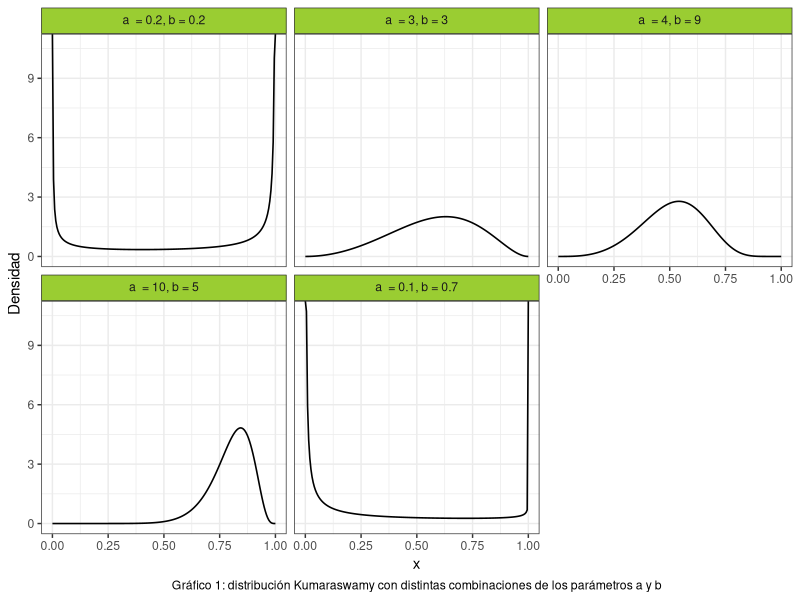
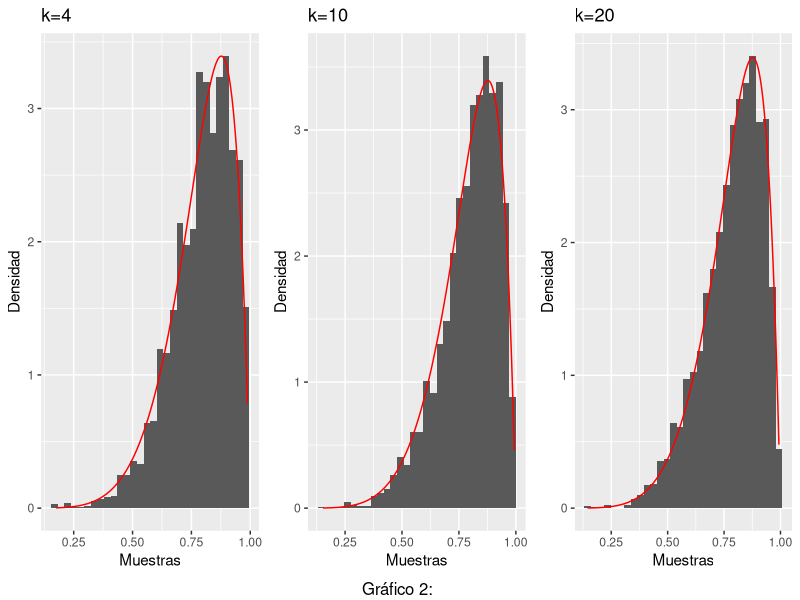
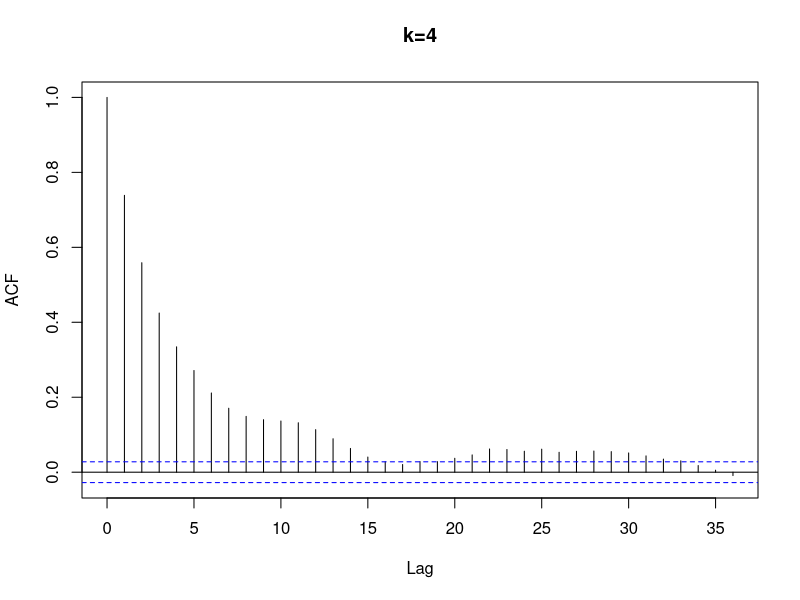
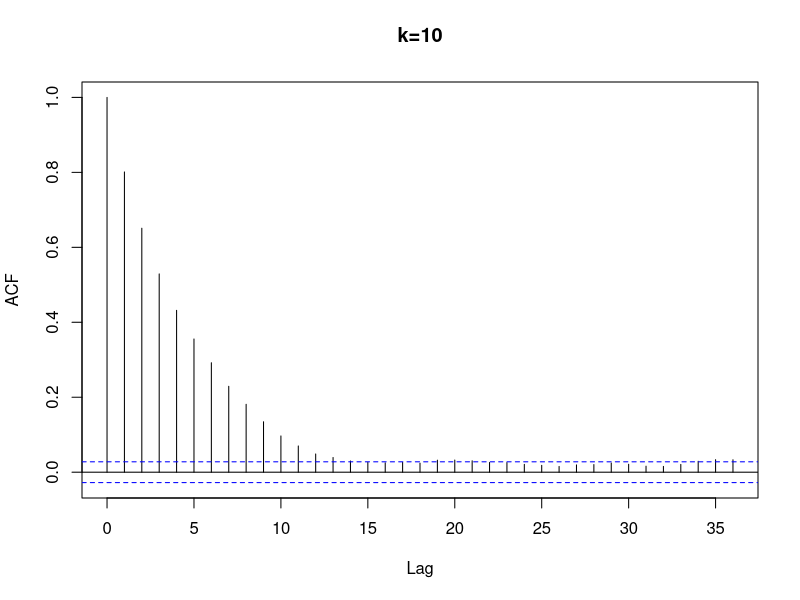
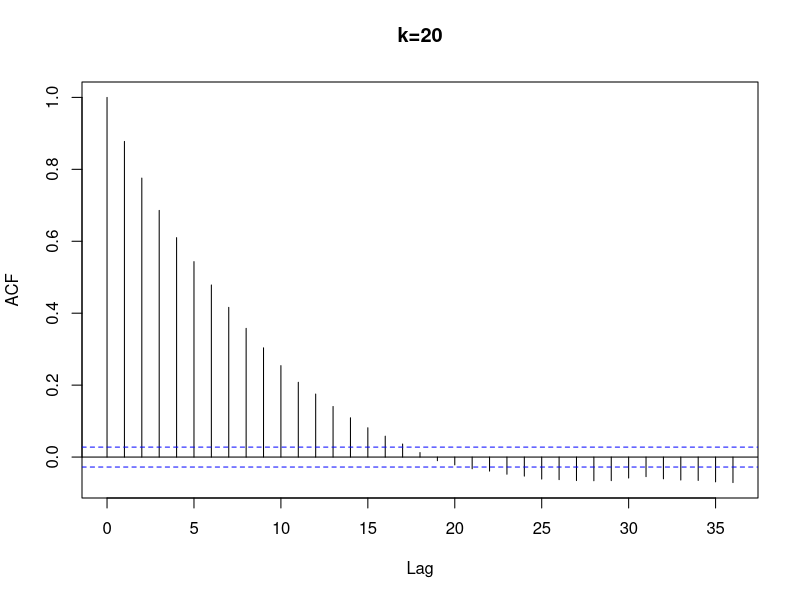
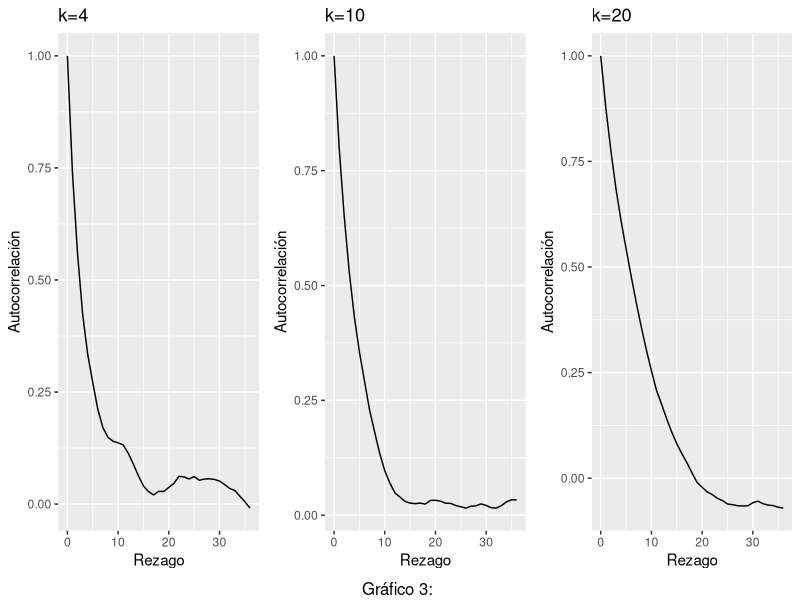
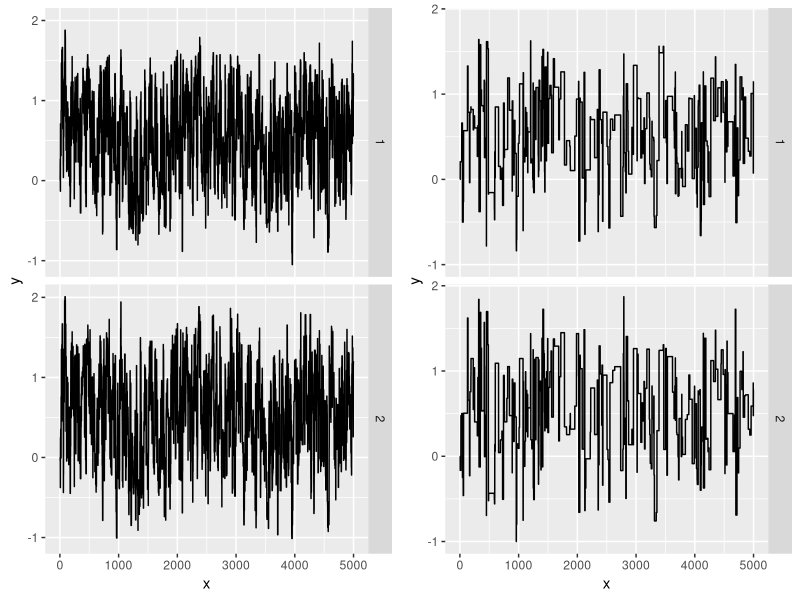
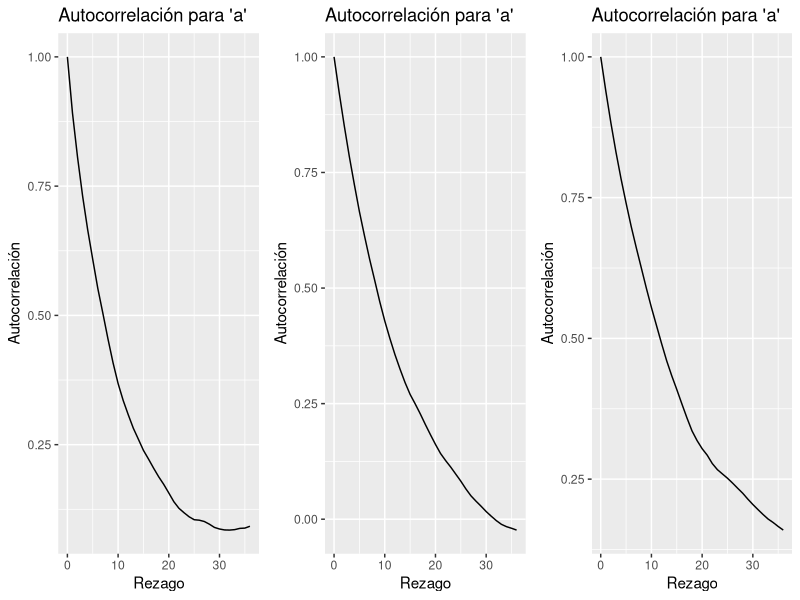

The R script that drew these images, in order:
## ---- chunk 1
#Librerias
library(ggplot2)
library(dplyr)
library(gridExtra)
library(kableExtra)
library(stats)
library(mvtnorm)
set.seed(394)
## ---- chunk 2

cant_saltos <- 0


sample_mh <- function(d_objetivo, r_propuesta, d_propuesta, p_inicial, n) {
  muestras <- matrix(nrow = n, ncol = length(p_inicial))
  muestras[1, ] <- p_inicial
  
  for(i in 2:n) {
    p_actual <- muestras[i-1,]
    p_nuevo <- r_propuesta(p_actual)
    
    f_nuevo <- d_objetivo(p_nuevo)
    f_actual <- d_objetivo(p_actual)
    
    q_actual <- d_propuesta(p_actual, mean = p_nuevo)
    q_nuevo <- d_propuesta(p_nuevo, mean = p_actual)
    
    alpha <- min(1, (f_nuevo/f_actual)*(q_actual/q_nuevo))
    aceptar <- rbinom(1, 1, alpha)
    
    if(aceptar) { 
      muestras[i,] <- p_nuevo
      cant_saltos <- cant_saltos + 1
      
    } else {
      muestras[i,] <- p_actual
    }
  }
  
  if (ncol(muestras) == 1) {
    muestras <- as.vector(muestras)
  } 
  return(list(muestras=muestras,cant_saltos=cant_saltos))
}

## ---- chunk 3
#Punto 2
# Crear grilla para los valores de "x"
grid_n <- 200
x_grid <- seq(0, 1, length.out = grid_n)

kumaraswamy <- function(x, a, b){
  a*b*(x^(a-1))*((1-(x^a))^(b-1))
}

a <- c(0.2, 3, 4, 10, 0.1)
b <- c(0.2, 3, 9, 5, 0.7)


#Creamos un data frame para graficar la distribución de Kumaraswamy:

data1 <- data.frame(
  Funcion = as.factor(rep(1:5, each = grid_n)),
  Densidad = numeric(5 * grid_n),
  Grilla = rep(x_grid, times = 5)
) 

#Completamos el data frame con las densidades:
for(i in 1:5) {
    indices <- seq(from = 1 + (i - 1) * 200, to = 200 + (i - 1) * 200)
    data1$Densidad[indices] <- kumaraswamy(x_grid, a[i], b[i])
}

# Asigno etiquetas para cada función de kumaraswamy
levels(data1$Funcion) <- c(
  expression(a ~ " = 0.2," ~ b ~ "= 0.2"),
  expression(a ~ " = 3," ~ b ~ "= 3"),
  expression(a ~ " = 4," ~ b ~ "= 9"),
  expression(a ~ " = 10," ~ b ~ "= 5"),
  expression(a ~ " = 0.1," ~ b ~ "= 0.7")
)

ggplot(data = data1, aes(x = Grilla, y = Densidad)) +
  geom_line(size = 0.55) +
  facet_wrap(~Funcion, labeller = label_parsed) +
  theme_bw() +
  labs(x = "x",
       caption = "Gráfico 1: distribución Kumaraswamy con distintas combinaciones de los parámetros a y b") + 
  theme(
    strip.background = element_rect(fill = "olivedrab3"),
    plot.caption = element_text(hjust = 0.5)
  )

## ---- chunk 4
#Punto 3
concentracion3 <- c(4,10,20)
tabla3 <- data.frame ( 
  concentracion = rep(concentracion3, each = 5000),
  muestra = numeric(15000)
  )
tasa3 <- numeric(3)

for (i in 1:3) {
#Funciones a usar
d_objetivo3 <- function(x) kumaraswamy(x, 6, 2)
d_propuesta3 <- function(x, mean) dbeta(x, shape1 = mean * concentracion3[i], shape2 = (1-mean) * concentracion3[i])
r_propuesta3 <- function(x) rbeta(1, shape1 = x * concentracion3[i], shape2 = (1-x) * concentracion3[i])
#Donde x hace referencia a mu
n3 <- 5000
p_inicial3 <- rbeta(1,shape1=2,shape2=2)
funcion3 <- sample_mh(d_objetivo3, r_propuesta3, d_propuesta3, p_inicial3, n3)
indices <- seq(from = 1 + (i - 1) * 5000, to = 5000 + (i - 1) * 5000)
tabla3$muestra[indices] <- funcion3$muestras

tasa3[i] <- funcion3$cant_saltos/n3
} 

#Tasa de aceptacion
tabla3_2 <- data.frame(
  Concentracion = c("4","10","20"),
  Tasa_de_aceptacion = tasa3
) %>%
  kable() %>%
  kable_styling(bootstrap_options = c("striped","hover","condensed")) %>%
  add_footnote("Pie tabla")

#Gata peluda junta
# Agrego una columna con el orden de las muestras
tabla3$orden <- rep(1:5000, times = 3)
tabla3$concentracion <- as.factor(tabla3$concentracion) 


# Gráfico con múltiples líneas
grafico3_1 <- ggplot(data = tabla3, aes(x = orden, y = muestra, group = concentracion, color = concentracion)) +
  geom_line() +
  theme_bw() +
  labs(x = "x", y = "y", color = "Group", caption = "Título grafico") +
  theme(legend.position = "top")  
  
#Trace plots
plot_trace <- function(x){
  data.frame(x = seq_along(x), y = x) %>% 
    ggplot() +
    geom_line(aes(x = x, y = y))
}

grafico3_2 <- plot_trace(tabla3$muestra[1:5000]) + labs (caption = "Titulo grafico")
grafico3_3 <- plot_trace(tabla3$muestra[5001:10000]) + labs (caption = "Titulo grafico")
grafico3_4 <- plot_trace(tabla3$muestra[10001:15000]) + labs (caption = "Titulo grafico")

#Histogramas
plot_hist <- function(x, d_objetivo3) {
  x_seq <- seq(min(x), max(x), length.out = n3)
  df_hist <- data.frame(x = x)
  df_line <- data.frame(x = x_seq, y = d_objetivo3(x_seq))
  
  ggplot(df_hist)+
    geom_histogram(aes(x = x, y =after_stat(density))) +
    geom_line(aes(x = x, y = y), data = df_line, color = "red")
}
grafico3_5 <- plot_hist(tabla3$muestra[1:5000],d_objetivo3) +
  labs (title = "k=4", x = "Muestras", y = "Densidad")
grafico3_6 <- plot_hist(tabla3$muestra[5001:10000],d_objetivo3) +
  labs (title = "k=10", x = "Muestras", y = "Densidad")
grafico3_7 <- plot_hist(tabla3$muestra[10001:15000],d_objetivo3) +
  labs (title = "k=20", x = "Muestras", y = "Densidad")

grid.arrange(grafico3_5,grafico3_6,grafico3_7,nrow=1, bottom = "Gráfico 2: ")


#Graficos de autocorrelacion
a3 <- acf(tabla3$muestra[1:5000], main = "k=4")

grafico3_8 <- ggplot()+
  geom_line(aes(y = a3$acf, x = a3$lag)) +
  labs (title = "k=4", x = "Rezago", y = "Autocorrelación")

b3 <- acf(tabla3$muestra[5001:10000], main = "k=10")

grafico3_9 <- ggplot()+
  geom_line(aes(y = b3$acf, x = b3$lag)) +
  labs (title = "k=10", x = "Rezago", y = "Autocorrelación")

c3 <- acf(tabla3$muestra[10001:15000], main = "k=20")

grafico3_10 <- ggplot()+
  geom_line(aes(y = c3$acf, x = c3$lag)) +
  labs (title = "k=20", x = "Rezago", y = "Autocorrelación")

grid.arrange(grafico3_8,grafico3_9,grafico3_10,nrow=1,  bottom = "Gráfico 3: ") 
## ---- chunk 5
#Punto 4
muestra4_1 <- tabla3$muestra[1:5000]
muestra4_2 <- tabla3$muestra[5001:10000]
muestra4_3 <- tabla3$muestra[10001:15000]

#Calculo de la media y los percentiles 5 y 95 para X:
medias <- c(mean(muestra4_1), mean(muestra4_2), mean(muestra4_3))
percentiles <- data.frame(
  Muestra = c("1", "2", "3"),
  Percentile_5 = c(quantile(muestra4_1, prob = c(0.05)),
                  quantile(muestra4_2, prob = c(0.05)),
                  quantile(muestra4_3, prob = c(0.05))
                  ),
  Percentil_95 = c(quantile(muestra4_1, prob = c(0.95)),
                  quantile(muestra4_2, prob = c(0.95)),
                  quantile(muestra4_3, prob = c(0.95))
                  )
)

#Cálculo de la media y los percentiles 5 y 95 para logit(X):
l_m1 <- log((muestra4_1/(1-muestra4_1)))
l_m2 <- log((muestra4_2/(1-muestra4_2)))
l_m3 <- log((muestra4_3/(1-muestra4_3)))


medias_l <- c(mean(l_m1), mean(l_m2), mean(l_m3))
percentiles_l <- data.frame(
  Muestra = c("1", "2", "3"),
  Percentile_5 = c(quantile(l_m1, prob = c(0.05)),
                  quantile(l_m2, prob = c(0.05)),
                  quantile(l_m3, prob = c(0.05))
                  ),
  Percentil_95 = c(quantile(l_m1, prob = c(0.95)),
                  quantile(l_m2, prob = c(0.95)),
                  quantile(l_m3, prob = c(0.95))
                  )
)



## ---- chunk 6
#Paso 7

# Funciones a utilizar
#1.Trace plot
plot_trace <- function(x, y) {
  n <- length(x)
  df <- data.frame(
    x = rep(1:n, 2),
    y = c(x,y),
    dimension = rep(1:2, each = n)
  )
  
  ggplot(df) + 
    geom_line(aes(x = x, y = y)) +
    facet_grid(rows = vars(dimension))
}


#2. Cálculo de R sombrero

W <- function(muestras) {
  
  mean(apply(muestras, 2, var))
 
}


B <-  function(muestras, M, S) {
  media_g <- mean(muestras)
  media_cadena <- mean(apply(muestras, 2, mean))
  
  
  b <- (S/(M-1))* sum((media_cadena-media_g)^2)
  #S = cantidad observaciones
  #M = cantidad muestras
  return(b)
}


r_hat <- function(x) {
  S <- nrow(x)
  M <- ncol(x)
  W <- W(x)
  B <- B(x, M, S)
  
  sqrt(((S/(S-1))*W + (1/S)*B)/W)
}

#3. Número efectivo de muestras
n_eff <- function(muestras){
  S <- length(muestras)
  autocorr <- acf(muestras, plot = F, lag = Inf)$acf
  limite <- which((autocorr < 0.001))[1] #sumamos hasta ese valor
  denom <- 1 + 2 * sum(autocorr[2:limite])
  
  S/denom
  
}


n7 <- 5000
funcion7_1 <- function(matriz_cov) {
    d_objetivo7 <- function(x) dmvnorm(x,c(0.4,0.75),matrix(c(1.35,0.4,0.4,2.4),nrow=2))
    d_propuesta7 <- function(x, mean) dmvnorm(x,mean = mean ,sigma = matriz_cov)
    r_propuesta7 <- function(x) rmvnorm(1, mean = x, sigma = matriz_cov)  


funcion7 <- sample_mh(d_objetivo7,r_propuesta7,d_propuesta7,c(0,0),n7)
muestra7 <- funcion7$muestras
grafico7_1 <- plot_trace(muestra7[,1],muestra7[,2])
r_sombrero <- r_hat(muestra7)
n_eff7_1 <- n_eff(muestra7[,1])
n_eff7_2 <- n_eff(muestra7[,2])
 return(list(grafico = grafico7_1, n1 = n_eff7_1, n2 = n_eff7_2, r = r_sombrero,
             muestra7 = muestra7))

}

#Evalucación de diferentes matrices de variancia y covariancia
matriz1 <- funcion7_1(matrix(c(2, 0.5, 0.5, 3), nrow = 2))
matriz2 <- funcion7_1(matrix(c(2, 0, 0, 3), nrow = 2))
matriz3 <- funcion7_1(matrix(c(0.4, 0, 0, 0.4), nrow = 2))
matriz4 <- funcion7_1(matrix(c(1, 0, 0, 1), nrow = 2))
matriz5 <- funcion7_1(matrix(c(5, 0, 0, 6), nrow = 2))

tabla <- data.frame(
  Matriz = c("1", "2", "3", "4", "5"),
  Num_efectivo_p1 = trunc(c(matriz1$n1, matriz2$n1, matriz3$n1, matriz4$n1, matriz5$n1)),
  Num_efectivo_p2 = trunc(c(matriz1$n2, matriz2$n2, matriz3$n2, matriz4$n2, matriz5$n2))
)
tabla
#Nos quedariamos con la ultima matriz.
## ---- chunk 7
#Punto 8: se calculan las probabilidades con la última matriz de var y cov.
muestra7 <- as.data.frame(matriz5$muestra7)
colnames(muestra7) <- c("X", "Y")

#Probabilidades estimadas
#Probabilidad n°1:
prob1 <- muestra7 %>% 
  filter(X > 1) %>% 
  count(Y < 0)

prob1$n[2]/(n7)


#Probabilidad n°2:
prob2 <- muestra7 %>% 
  filter(X > 1) %>% 
  count(Y > 2)

prob2$n[2]/(n7)



#Probabilidad n°3:
prob3 <- muestra7 %>% 
  filter(X > 0.4) %>% 
  count(Y > 0.75)

prob3$n[2]/(n7)



#Probabilidades reales:

#Probabilidad n°1:
pmvnorm(lower = c(1, -Inf), upper = c(Inf, 0), 
        mean = c(0.4, 0.75), sigma = matrix(c(1.35, 0.4, 0.4, 2.4), nrow = 2))

#Cómo funcionan "lower" y "upper"? 
#"lower" es un vector que indica los limites inferiores de cada variable: 1 para X y -Infinito para Y; "upper" funciona de manera igual.


#Probabilidad n°2:
pmvnorm(lower = c(1, 2), upper = c(Inf, Inf), 
        mean = c(0.4, 0.75), sigma = matrix(c(1.35, 0.4, 0.4, 2.4), nrow = 2))



#Probabilidad n°3:
pmvnorm(lower = c(0.4, 0.75), upper = c(Inf, Inf), 
        mean = c(0.4, 0.75), sigma = matrix(c(1.35, 0.4, 0.4, 2.4), nrow = 2))


## ---- chunk 8
#Punto 9

p_estrella <- function(x, a, b){
  exp(-((((a - x[1])^2) + b * ((x[2] - x[1])^2))^2))
}



n9 <- 5000

funcion9_1 <- function(matriz_cov) {
    d_objetivo9 <- function(x) p_estrella(x, 0.5, 5)
    d_propuesta9 <- function(x, mean) dmvnorm(x, mean = mean, sigma = matriz_cov)
    r_propuesta9 <- function(x) rmvnorm(1, mean = x, sigma = matriz_cov)  
    
    funcion9 <- sample_mh(d_objetivo9,r_propuesta9,d_propuesta9,c(0,0),n9)
    muestra9 <- funcion9$muestras
    grafico9_1 <- plot_trace(muestra9[,1],muestra9[,2])
    
    n_eff9_1 <- n_eff(muestra9[,1])
    n_eff9_2 <- n_eff(muestra9[,2])
    tasa9 <- funcion9$cant_saltos/n9
    autocorr_1 <- acf(muestra9[,1], plot = F)
    autocorr_2 <- acf(muestra9[,2], plot = F)
    
    return(list(grafico = grafico9_1, n1 = n_eff9_1, n2 = n_eff9_2,
             muestra9 = muestra9, tasa9 = tasa9, autocorr_p1 = autocorr_1,
             autocorr_p2 = autocorr_2))

}


matriz1 <- funcion9_1(matrix(c(0.3, 0.1, 0.1, 0.2), nrow = 2))
matriz2 <- funcion9_1(matrix(c(2, 0, 0, 2), nrow = 2))
matriz3 <- funcion9_1(matrix(c(4, 1, 1, 4), nrow = 2))



grafico9_1_1 <- ggplot()+
  geom_line(aes(y = matriz1$autocorr_p1$acf, x = matriz1$autocorr_p1$lag)) +
  labs (title = "Autocorrelación para 'a' ", x = "Rezago", y = "Autocorrelación")

grafico9_1_2 <- ggplot()+
  geom_line(aes(y = matriz1$autocorr_p2$acf, x = matriz1$autocorr_p2$lag)) +
  labs (title = "Autocorrelación para 'b' ", x = "Rezago", y = "Autocorrelación")


grafico9_2_1 <- ggplot()+
  geom_line(aes(y = matriz2$autocorr_p1$acf, x = matriz2$autocorr_p1$lag)) +
  labs (title = "Autocorrelación para 'a' ", x = "Rezago", y = "Autocorrelación")

grafico9_2_2 <- ggplot()+
  geom_line(aes(y = matriz2$autocorr_p2$acf, x = matriz2$autocorr_p2$lag)) +
  labs (title = "Autocorrelación para 'b' ", x = "Rezago", y = "Autocorrelación")

grafico9_3_1 <- ggplot()+
  geom_line(aes(y = matriz3$autocorr_p1$acf, x = matriz3$autocorr_p1$lag)) +
  labs (title = "Autocorrelación para 'a' ", x = "Rezago", y = "Autocorrelación")


grafico9_3_2 <- ggplot()+
  geom_line(aes(y = matriz3$autocorr_p2$acf, x = matriz3$autocorr_p2$lag)) +
  labs (title = "Autocorrelación para 'b' ", x = "Rezago", y = "Autocorrelación")
## ---- chunk 9
grid.arrange(matriz1$grafico, matriz3$grafico, ncol= 2)

tasas <- data.frame(
  Matriz = c("1", "2", "3"),
  Tasa = c(matriz1$tasa9, matriz2$tasa9, matriz3$tasa9)
)


grid.arrange(grafico9_1_1, grafico9_2_1, grafico9_3_1, ncol = 3)
grid.arrange(grafico9_1_2, grafico9_2_2, grafico9_3_2, ncol = 3)
## ---- chunk 10
#Punto 10
muestra9 <- as.data.frame(matriz1$muestra9)
colnames(muestra9) <- c("X", "Y")

#Probabilidades estimadas
#Probabilidad n°1:
prob1 <- muestra9 %>% 
  filter(X > 1 & X ) %>% 
  count(Y < 0)

prob1$n[2]/(n9)
